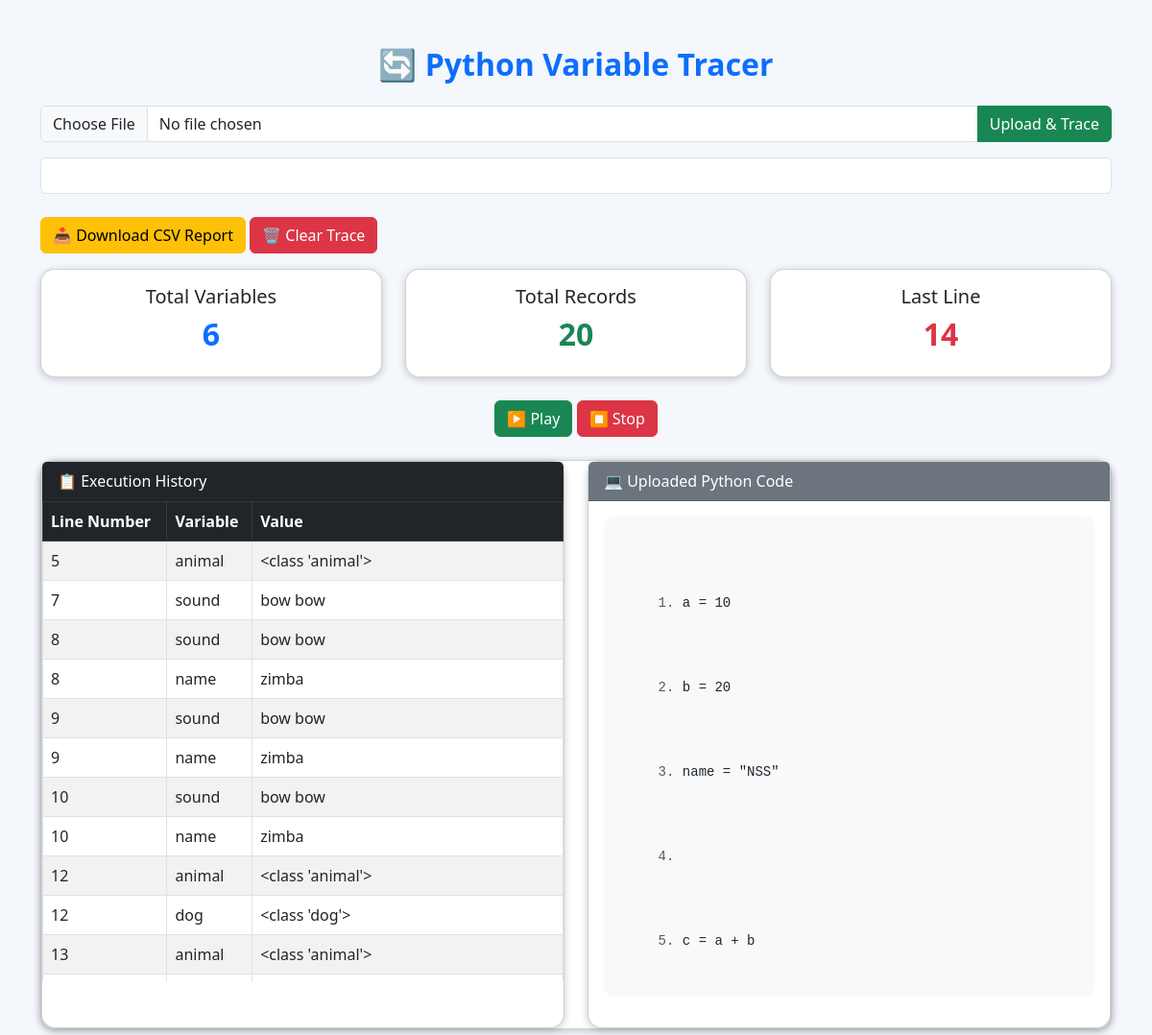
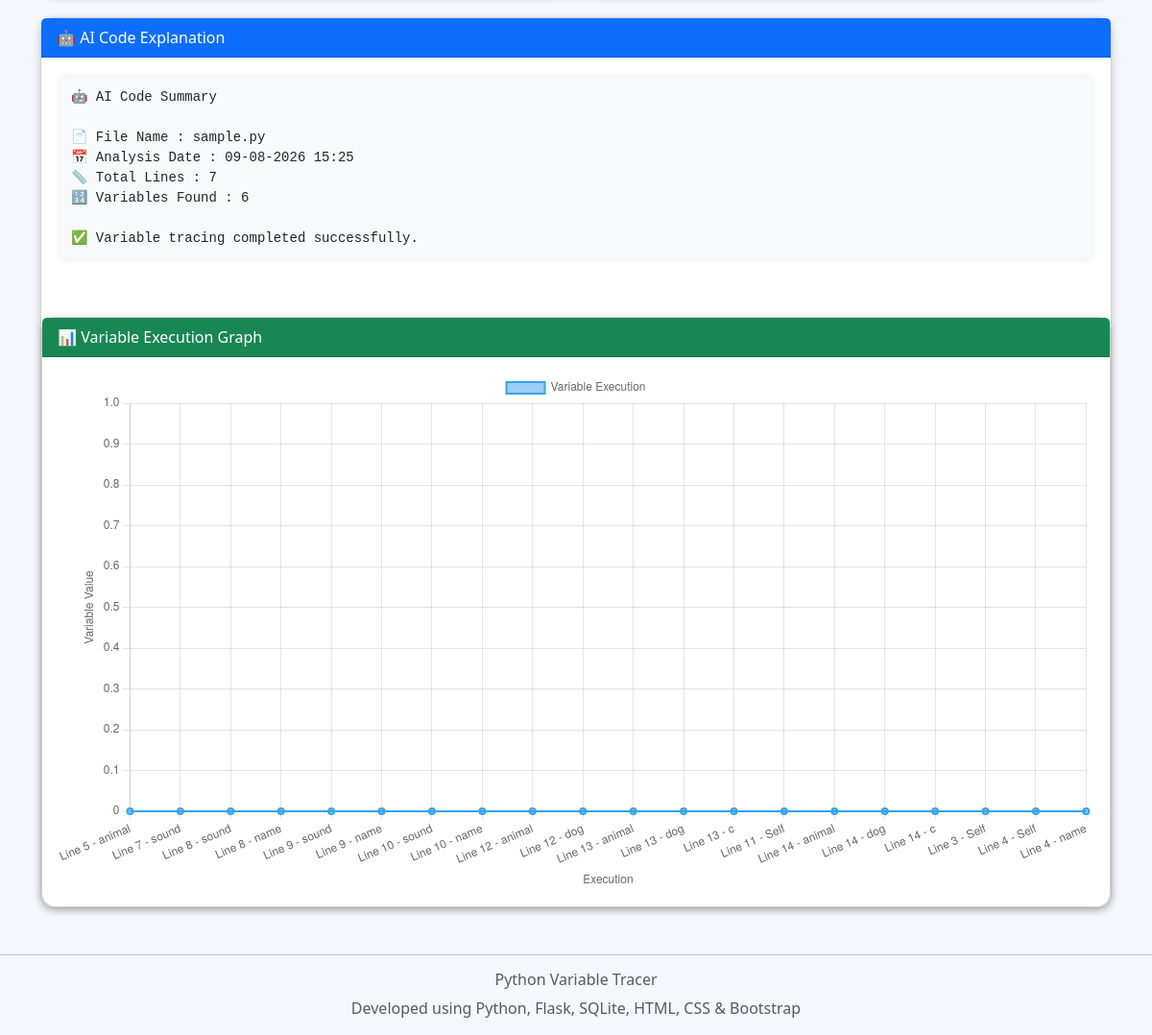
/, run on an earlier commit of the app's database (2 pictures, top to bottom).
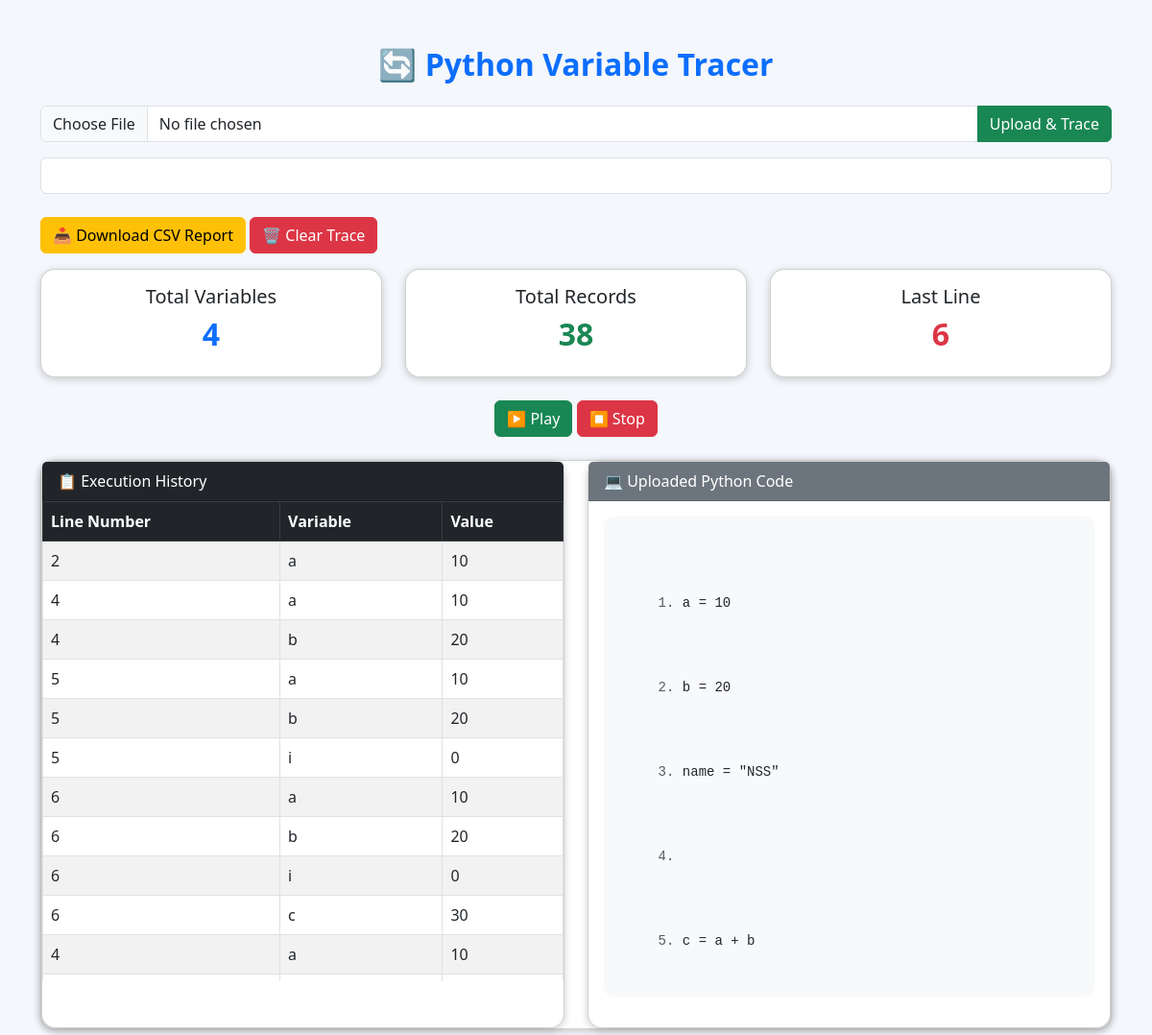
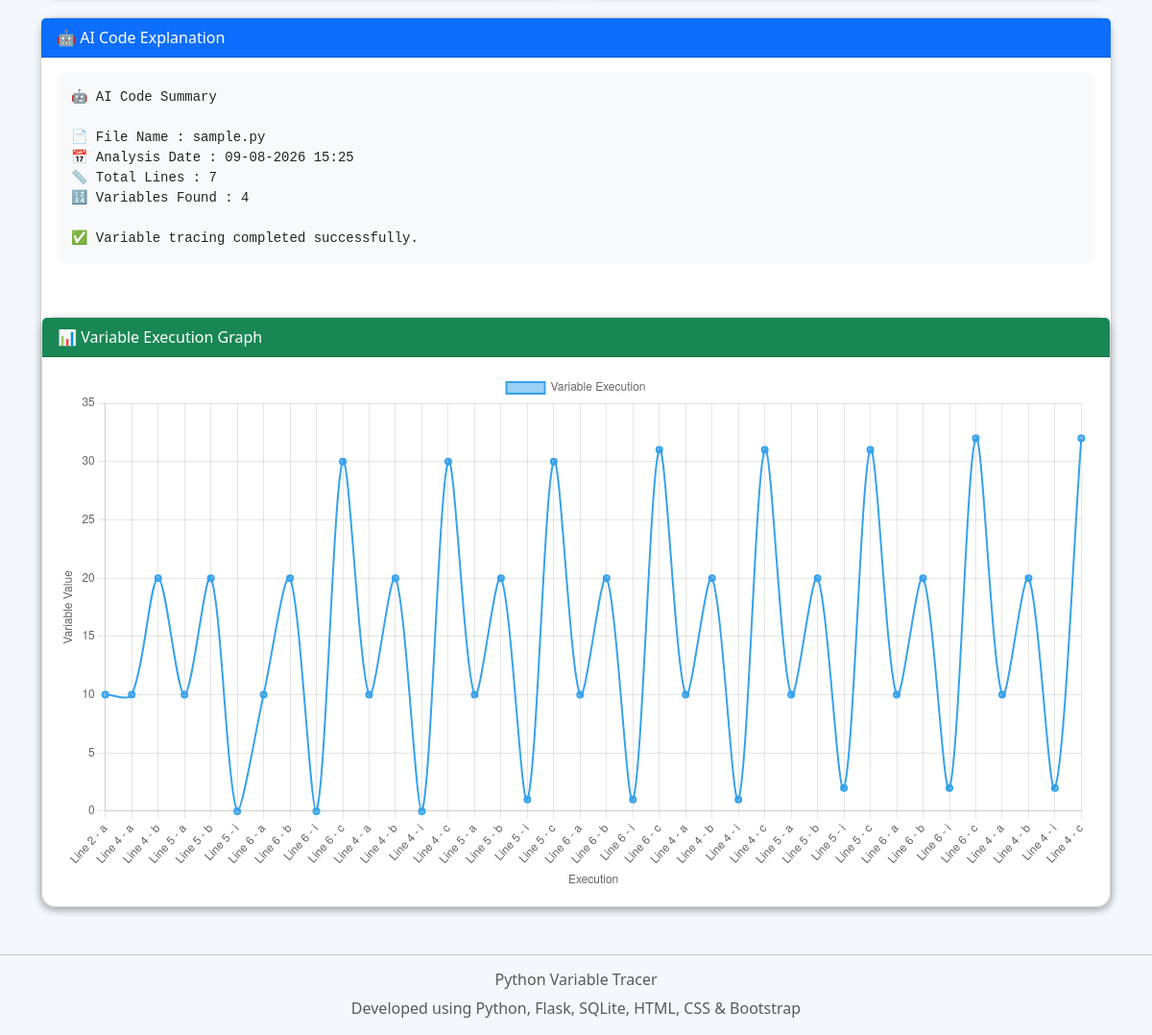
And on a later commit of the database (2 pictures, top to bottom).
### tables this page shows
CREATE TABLE variables(
    id INTEGER PRIMARY KEY AUTOINCREMENT,
    line_number INTEGER,
    variable_name TEXT,
    value TEXT
);

### app.py (the view)
@app.route("/")
def index():
    search = request.args.get("search", "")
    code = ""
    filename = ""
    explanation = "Upload a Python file to view AI explanation."
    py_files = [f for f in os.listdir(UPLOAD_FOLDER) if f.endswith(".py")]
    if py_files:
        latest_file = max(
            [os.path.join(UPLOAD_FOLDER, f) for f in py_files],
            key=os.path.getmtime
        )
        filename = os.path.basename(latest_file)
        with open(latest_file, "r", encoding="utf-8") as f:
            code = f.read()
    conn = sqlite3.connect("trace.db")
    cursor = conn.cursor()
    if search:
        cursor.execute("""
            SELECT line_number, variable_name, value
            FROM variables
            WHERE variable_name LIKE ?
        """, ('%' + search + '%',))
    else:
        cursor.execute("""
            SELECT line_number, variable_name, value
            FROM variables
        """)
    data = cursor.fetchall()
    conn.close()
    total_records = len(data)
    total_variables = len(set(row[1] for row in data)) if data else 0
    last_line = max((row[0] for row in data), default=0)
    graph_labels = []
    graph_values = []
    for row in data:
        line_number = row[0]
        variable_name = row[1]
        value = row[2]
        graph_labels.append(f"Line {line_number} - {variable_name}"
        )
        try:
            graph_values.append(float(value))
        except (ValueError, TypeError):
             graph_values.append(0)
    if code:
        lines = code.split("\n")
        explanation = f"""
🤖 AI Code Summary

📄 File Name : {filename}
📅 Analysis Date : {datetime.now().strftime("%d-%m-%Y %H:%M")}
📏 Total Lines : {len(lines)}
🔢 Variables Found : {total_variables}

✅ Variable tracing completed successfully.
"""
    return render_template(
        "index.html",
        data=data,
        search=search,
        total_records=total_records,
        total_variables=total_variables,
        last_line=last_line,
        code=code,
        explanation=explanation,
        graph_labels=graph_labels,
        graph_values=graph_values
    )

### templates/index.html (shortened to what the changed rows need)
<!DOCTYPE html>
<html>
<head>
    <link href="https://cdn.jsdelivr.net/npm/bootstrap@5.3.0/dist/css/bootstrap.min.css" rel="stylesheet">
</head>
<body>
<div class="container mt-5">
<h2 class="text-center text-primary mb-4">
🔄 Python Variable Tracer
</h2>
<div class="row mb-4">
<div class="col-md-4">
<div class="card p-3 text-center">
<h5>Total Variables</h5>
<h2 class="text-primary">
{{ total_variables }}
</h2>
</div>
</div>
<div class="col-md-4">
<div class="card p-3 text-center">
<h5>Total Records</h5>
<h2 class="text-success">
{{ total_records }}
</h2>
</div>
</div>
<div class="col-md-4">
<div class="card p-3 text-center">
<h5>Last Line</h5>
<h2 class="text-danger">
{{ last_line }}
</h2>
</div>
</div>
</div>
<div class="card mt-4">
    <div class="row g-4">
    <div class="col-md-6">
        <div class="card h-100">
            <div class="card-body p-0">
                <div class="table-responsive"
                     style="max-height:500px; overflow-y:auto;">
                    <table class="table table-bordered table-striped mb-0">
                        <thead class="table-dark">
                            <tr>
                                <th>Line Number</th>
                                <th>Variable</th>
                                <th>Value</th>
                            </tr>
                        </thead>
                        <tbody>
                                {% for row in data %}
                                <tr class="execution-row"
                                    data-line="{{ row[0] }}"
                                    onclick="selectExecutionLine({{ row[0] }})"
                                    style="cursor:pointer;">
                                    <td>{{ row[0] }}</td>
                                    <td>{{ row[1] }}</td>
                                    <td>{{ row[2] }}</td>
                                </tr>
                                {% endfor %}
                        </tbody>
                    </table>
                </div>
            </div>
        </div>
    </div>
    <div class="col-md-6">
        <div class="card h-100">
            <div class="card-body">
                {% if code %}
<pre id="codeBlock"
     style="max-height:500px; overflow-y:auto;">
{% for line in code.split('\n') %}
<div id="line-{{ loop.index }}" class="code-line">
    <span class="text-muted">{{ loop.index }}.</span> {{ line }}
</div>
{% endfor %}
</pre>
                {% else %}
                <p class="text-danger">
                    No Python file uploaded yet.
                </p>
                {% endif %}
            </div>
        </div>
    </div>
</div>
</div>
<div class="card mt-4">
    <div class="card-body">
        <pre>{{ explanation }}</pre>
    </div>
<div class="card mt-4">
    <div class="card-body">
        <canvas id="variableChart"></canvas>
    </div>
</div>
</div>
</div>
<script>
const graphLabels = {{ graph_labels | tojson }};
const graphValues = {{ graph_values | tojson }};
const ctx = document.getElementById("variableChart");
new Chart(ctx, {
    type: "line",
    data: {
        labels: graphLabels,
        datasets: [{
            label: "Variable Execution",
            data: graphValues,
            borderWidth: 2,
            fill: false,
            tension: 0.3
        }]
    },
    options: {
        responsive: true,
        scales: {
            x: {
                title: {
                    display: true,
                    text: "Execution"
                }
            },
            y: {
                beginAtZero: true,
                title: {
                    display: true,
                    text: "Variable Value"
                }
            }
        }
    }
});
</script>
</body>
</html>

What changed in the data, as far as the page shows it:
removed variables: line_number "5", variable_name "animal", value "<class 'animal'>"
removed variables: line_number "7", variable_name "sound", value "bow bow"
removed variables: line_number "8", variable_name "sound", value "bow bow"
removed variables: line_number "8", variable_name "name", value "zimba"
removed variables: line_number "9", variable_name "sound", value "bow bow"
removed variables: line_number "9", variable_name "name", value "zimba"
removed variables: line_number "10", variable_name "sound", value "bow bow"
removed variables: line_number "10", variable_name "name", value "zimba"
removed variables: line_number "12", variable_name "animal", value "<class 'animal'>"
removed variables: line_number "12", variable_name "dog", value "<class 'dog'>"
removed variables: line_number "13", variable_name "animal", value "<class 'animal'>"
added variables: line_number "2", variable_name "a", value "10"
added variables: line_number "4", variable_name "a", value "10"
added variables: line_number "4", variable_name "b", value "20"
added variables: line_number "5", variable_name "a", value "10"
added variables: line_number "5", variable_name "b", value "20"
added variables: line_number "5", variable_name "i", value "0"
added variables: line_number "6", variable_name "a", value "10"
added variables: line_number "6", variable_name "b", value "20"
added variables: line_number "6", variable_name "i", value "0"
added variables: line_number "6", variable_name "c", value "30"
added variables: line_number "4", variable_name "a", value "10"
Also different on the page:
{{ total_variables }}: "6" → "4"
{{ total_records }}: "20" → "38"
{{ last_line }}: "14" → "6"
{{ explanation }}: "🤖 AI Code Summary 📄 File Name : sample.py 📅 Analysis Date : 09-08-2026 15:25 📏 Total Lines : 7 🔢 Variables Found : 6 ✅ Variable tracing completed successfully." → "🤖 AI Code Summary 📄 File Name : sample.py 📅 Analysis Date : 09-08-2026 15:25 📏 Total Lines : 7 🔢 Variables Found : 4 ✅ Variable tracing completed successfully."
chart data {{ graph_values | tojson }}: [0, 0, 0, 0, 0, 0, 0, 0, 0, 0, 0, 0, 0, 0, 0, 0, 0, 0, 0, 0] → [10.0, 10.0, 20.0, 10.0, 20.0, 0.0, 10.0, 20.0, 0.0, 30.0, 10.0, 20.0, 0.0, 30.0, 10.0, 20.0, 1.0, 30.0, 10.0, 20.0, 1.0, 31.0, 10.0, 20.0, 1.0, 31.0, 10.0, 20.0, 2.0, 31.0, 10.0, 20.0, 2.0, 32.0, 10.0, 20.0, 2.0, 32.0]
